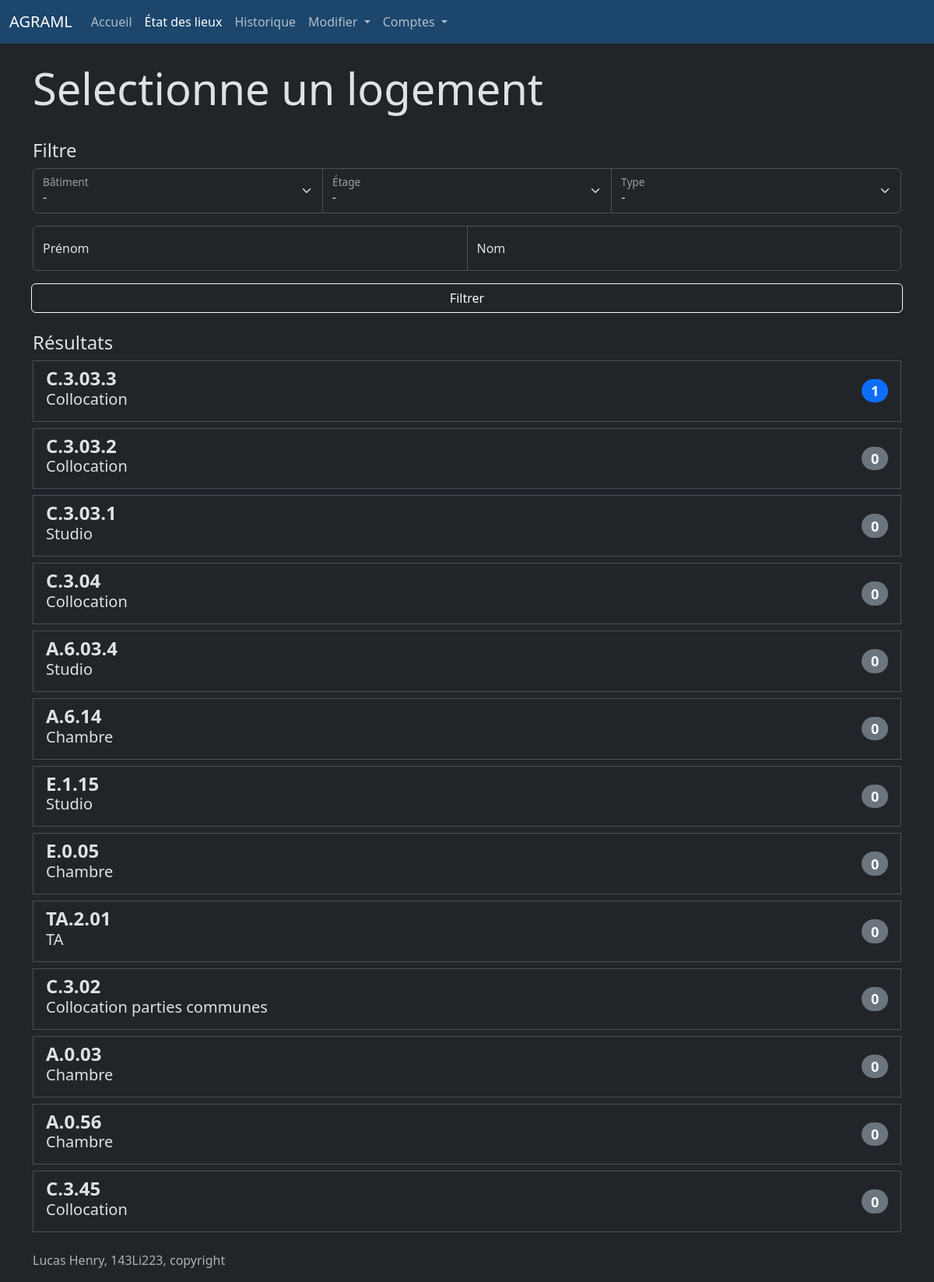
Page /etat_des_lieux (signed in) on the committed database.
### website/models.py (models this page shows)
class TypeLogement(db.Model):
    __tablename__ = "type_logement"
    id = db.Column(db.Integer, primary_key=True)
    type = db.Column(db.String(50))

### website/views.py (the view)
@views.route('/etat_des_lieux', methods = ['GET', 'POST'])
@login_required
def etat_des_lieux():
    TypesLogements = db.session.query(TypeLogement).all()
    form = {'batiment':'-',
            'etage':'-',
            'type':'-',
            'prenom': '',
            'nom': ''}
    if request.method == 'POST':
        form = request.form
        ListeLogements = searchLogements(form)
    else:
        ListeLogements = searchLogements(form)
    return render_template('liste_logements.html', form=form, active=activePage(1), len=len, str=str, user=current_user, TypesLogements=TypesLogements, ListeLogements=ListeLogements)

### website/__init__.py (called while the page is built)
def create_app():
    app = Flask(__name__)
    app.config['SECRET_KEY'] = 'iamgay143li223*&dlf'
    app.config['SQLALCHEMY_DATABASE_URI'] = f'sqlite:///{DB_NAME}'
    db.init_app(app)
    from .views import views
    from .auth import auth
    app.register_blueprint(views, url_prefix = '/')
    app.register_blueprint(auth, url_prefix = '/')
    from .models import User
    with app.app_context():
        db.create_all()
    login_manager = LoginManager()
    login_manager.login_view = 'auth.login'
    login_manager.init_app(app)
    @login_manager.user_loader
    def load_user(id):
        return User.query.get(int(id))
    return app

### website/functions.py (called while the page is built)
def activePage(id):
    len = 14
    active = len * ['']
    active[id] = 'active'
    return active

### website/templates/liste_logements.html (shortened to what this page needs)
{% extends "base.html" %} {%block title %}Liste logements{% endblock %}
{% block content %}
<br>
<h1 class="display-4">Selectionne un logement</h1>
<br>
<form method="post">
<h4>Filtre</h4>
<div class="input-group mb-3">
  <div class="form-floating col">
    <select id="batiment" name="batiment" class="form-select">
      {% for bat in ['-', 'A', 'B', 'C', 'D', 'E', 'F', 'TA', 'TB'] %}
        {% if form.batiment == bat %}
          <option value="{{bat}}" selected>{{bat}}</option>
        {% else %}
          <option value="{{bat}}">{{bat}}</option>
        {% endif %}
      {% endfor %}
    </select>
    <label for="batiment">Bâtiment</label>
  </div>
  <div class="form-floating col">
    <select id="etage" name="etage" class="form-select">
      {% for etage in ['-', 0, 1, 2, 3, 4, 5, 6] %}
        {% if form.etage == str(etage) %}
          <option selected value="{{etage}}">{{etage}}</option>
        {% else %}
          <option value="{{etage}}">{{etage}}</option>
        {% endif %}
      {% endfor %}
    </select>
    <label for="etage">Étage</label>
  </div>
  <div class="form-floating col">
    <select id="inputType" name="type" class="form-select">
          <option value="-">-</option>
    </select>
    <label for="inputType">Type</label>
  </div>
</div>
<div class="input-group mb-3">
  <div class="form-floating col-md">
      <input type="text" id="prenom" name="prenom" class="form-control" placeholder="Prénom" value="{{form.prenom}}">
      <label for="prenom">Prénom</label>
  </div>
  <div class="form-floating col-md">
      <input type="text"id="nom" name="nom" class="form-control" placeholder="Nom" value="{{form.nom}}">
      <label for="nom">Nom</label>
  </div>
</div>
<div class="d-grid row g-1">
  {% if user.mode == 'dark' %}
    <button type="submit" class="btn btn-outline-light btn-block">Filtrer</button>
  {% else %}
    <button type="submit" class="btn btn-outline-dark btn-block">Filtrer</button>
  {% endif %}
</div>
</form>
{% if ListeLogements %}
  <br>
  {% if len(ListeLogements) == 1 %}
    <h4>Résultat</h4>
  {% else %}
    <h4>Résultats</h4>
  {% endif %}
  <form action="/liste_etat_des_lieux" method="post">
    <div class="list-group">
      {% for logement in ListeLogements %}
        <h4>
          <button type="submit" class="list-group-item list-group-item-action d-flex justify-content-between align-items-center" name="id_logement" value="{{logement.id_logement}}">
            <div>
              <strong>{{logement.nom_logement}}</strong> <h5>{{logement.type_logement}}</h5>
            </div>
            {% if logement.nb_edl > 0 %}
              <span class="badge bg-primary rounded-pill">{{logement.nb_edl}}</span>
            {% else %}
              <span class="badge bg-secondary rounded-pill">{{logement.nb_edl}}</span>
            {% endif %}
          </button>
        </h4>
      {% endfor %}
    </div>
  </form>
  {% else %}
  <br>
  <h5><em>Rajoute des filtres pour selectionner un logement!
    Il est posible que le filtre appliqué ne donne aucun résultat.
  </em></h5>
{% endif %}
{% endblock %}

### website/templates/base.html (shortened to what this page needs)
<!DOCTYPE html>
<html lang="fr" data-bs-theme="{{user.mode}}">
    <head>
        <link href="https://cdn.jsdelivr.net/npm/bootstrap@5.3.3/dist/css/bootstrap.min.css" rel="stylesheet">
        <link href="{{ url_for('static', filename='css/sign.css')}}" rel="stylesheet">
    </head>
    <body>
        {% if user.is_authenticated %}
        <nav class="navbar navbar-expand-lg fixed-top" style="background-color: {{user.accent_color}}">
        {% else %}
        <nav class="navbar navbar-expand-lg fixed-top" style="background-color: #bdbde2">
        {% endif %}
            <div class="container-fluid">
                <a class="navbar-brand" href="#">AGRAML</a>
                <div class="collapse navbar-collapse" id="navbarNavDropdown">
                    <ul class="navbar-nav">
                        <li class="nav-item">
                            <a class="nav-link {{active[0]}}" aria-current="page" href="/accueil">Accueil</a>
                        </li>
                        {% if user.is_authenticated %}
                        <li class="nav-item">
                            <a class="nav-link {{active[1]}}" href="/etat_des_lieux">État des lieux</a>
                        </li>
                        <li class="nav-item">
                            <a class="nav-link {{active[2]}}" href="/historique">Historique</a>
                        </li>
                        <li class="nav-item dropdown">
                            <a class="nav-link dropdown-toggle {{active[3]+active[4]+active[5]+active[6]+active[7]}}" href="#" role="button" data-bs-toggle="dropdown" aria-expanded="false">
                                Modifier
                            </a>
                        </li>
                        <li class="nav-item dropdown">
                            <a class="nav-link dropdown-toggle {{active[8]+active[9]+active[10]}}" href="#" role="button" data-bs-toggle="dropdown" aria-expanded="false">
                                Comptes
                            </a>
                        </li>
                        {% endif %}
                    </ul>
                </div>
            </div>
        </nav>
        <div class="container">
          {%block content %}
          {% endblock %}
        </div>
        <footer class="footer mt-auto py-3">
            <div class="container">
              <span class="text-muted">Lucas Henry, 143Li223, copyright</span>
            </div>
        </footer>
    </body>
</html>

### website/templates/base.html (style rules this page uses)
body { padding-top: 56px; }

### rows in the picture
TypeLogement: nom_logement "C.3.03.3", type_logement "Collocation", nb_edl "1", {{ logement.id_logement }} 2 (drawn), nom_logement "C.3.03.2", nb_edl "0", {{ logement.id_logement }} 4 (drawn), nom_logement "C.3.04", {{ logement.id_logement }} 13 (drawn), nom_logement "C.3.45"
TypeLogement: {{ logement.id_logement }} 3 (drawn), nom_logement "C.3.03.1", type_logement "Studio", nb_edl "0", {{ logement.id_logement }} 5 (drawn), nom_logement "A.6.03.4", {{ logement.id_logement }} 7 (drawn), nom_logement "E.1.15"
TypeLogement: {{ logement.id_logement }} 6 (drawn), nom_logement "A.6.14", type_logement "Chambre", nb_edl "0", {{ logement.id_logement }} 8 (drawn), nom_logement "E.0.05", {{ logement.id_logement }} 11 (drawn), nom_logement "A.0.03", {{ logement.id_logement }} 12 (drawn), nom_logement "A.0.56"
TypeLogement: {{ logement.id_logement }} 9 (drawn), nom_logement "TA.2.01", type_logement "TA", nb_edl "0"
TypeLogement: {{ logement.id_logement }} 10 (drawn), nom_logement "C.3.02", type_logement "Collocation parties communes", nb_edl "0"

### other values in the picture
form field batiment "-"
form field etage "-"
